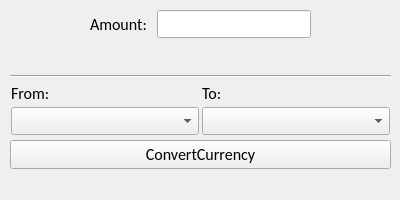
<?xml version="1.0" encoding="UTF-8"?>
<ui version="4.0">
 <class>MainWindow</class>
 <widget class="QMainWindow" name="MainWindow">
  <property name="geometry">
   <rect>
    <x>0</x>
    <y>0</y>
    <width>400</width>
    <height>200</height>
   </rect>
  </property>
  <property name="sizePolicy">
   <sizepolicy hsizetype="Fixed" vsizetype="Fixed">
    <horstretch>0</horstretch>
    <verstretch>0</verstretch>
   </sizepolicy>
  </property>
  <property name="minimumSize">
   <size>
    <width>400</width>
    <height>200</height>
   </size>
  </property>
  <property name="maximumSize">
   <size>
    <width>400</width>
    <height>200</height>
   </size>
  </property>
  <property name="windowTitle">
   <string>CurrencyConverter - pythonexplainedto.me</string>
  </property>
  <widget class="QWidget" name="centralwidget">
   <widget class="QWidget" name="verticalLayoutWidget_2">
    <property name="geometry">
     <rect>
      <x>90</x>
      <y>10</y>
      <width>221</width>
      <height>52</height>
     </rect>
    </property>
    <layout class="QVBoxLayout" name="verticalLayout_2">
     <property name="spacing">
      <number>4</number>
     </property>
     <item>
      <layout class="QHBoxLayout" name="horizontalLayout">
       <property name="spacing">
        <number>10</number>
       </property>
       <item>
        <widget class="QLabel" name="amountLabel">
         <property name="font">
          <font>
           <family>Calibri</family>
           <pointsize>12</pointsize>
          </font>
         </property>
         <property name="text">
          <string>Amount:</string>
         </property>
        </widget>
       </item>
       <item>
        <widget class="QLineEdit" name="amountLine">
         <property name="font">
          <font>
           <family>Calibri</family>
           <pointsize>12</pointsize>
          </font>
         </property>
        </widget>
       </item>
      </layout>
     </item>
     <item>
      <widget class="QLabel" name="resultLabel">
       <property name="font">
        <font>
         <family>Calibri</family>
         <pointsize>12</pointsize>
        </font>
       </property>
       <property name="text">
        <string/>
       </property>
      </widget>
     </item>
    </layout>
   </widget>
   <widget class="QWidget" name="verticalLayoutWidget">
    <property name="geometry">
     <rect>
      <x>10</x>
      <y>70</y>
      <width>381</width>
      <height>104</height>
     </rect>
    </property>
    <layout class="QVBoxLayout" name="verticalLayout">
     <property name="spacing">
      <number>5</number>
     </property>
     <property name="leftMargin">
      <number>0</number>
     </property>
     <property name="topMargin">
      <number>5</number>
     </property>
     <property name="rightMargin">
      <number>0</number>
     </property>
     <property name="bottomMargin">
      <number>5</number>
     </property>
     <item>
      <widget class="Line" name="line">
       <property name="orientation">
        <enum>Qt::Horizontal</enum>
       </property>
      </widget>
     </item>
     <item>
      <layout class="QGridLayout" name="gridLayout">
       <property name="leftMargin">
        <number>1</number>
       </property>
       <property name="rightMargin">
        <number>1</number>
       </property>
       <property name="spacing">
        <number>3</number>
       </property>
       <item row="0" column="0">
        <widget class="QLabel" name="label">
         <property name="font">
          <font>
           <family>Calibri</family>
           <pointsize>12</pointsize>
          </font>
         </property>
         <property name="text">
          <string>From:</string>
         </property>
        </widget>
       </item>
       <item row="0" column="1">
        <widget class="QLabel" name="label_2">
         <property name="font">
          <font>
           <family>Calibri</family>
           <pointsize>12</pointsize>
          </font>
         </property>
         <property name="text">
          <string>To:</string>
         </property>
        </widget>
       </item>
       <item row="1" column="0">
        <widget class="QComboBox" name="fromCurrency">
         <property name="font">
          <font>
           <family>Calibri</family>
           <pointsize>12</pointsize>
          </font>
         </property>
        </widget>
       </item>
       <item row="1" column="1">
        <widget class="QComboBox" name="toCurrency">
         <property name="font">
          <font>
           <family>Calibri</family>
           <pointsize>12</pointsize>
          </font>
         </property>
        </widget>
       </item>
      </layout>
     </item>
     <item>
      <widget class="QPushButton" name="btnConvertCurrency">
       <property name="font">
        <font>
         <family>Calibri</family>
         <pointsize>12</pointsize>
        </font>
       </property>
       <property name="text">
        <string>ConvertCurrency</string>
       </property>
      </widget>
     </item>
     <item>
      <spacer name="verticalSpacer">
       <property name="orientation">
        <enum>Qt::Vertical</enum>
       </property>
       <property name="sizeHint" stdset="0">
        <size>
         <width>20</width>
         <height>40</height>
        </size>
       </property>
      </spacer>
     </item>
    </layout>
   </widget>
   <widget class="QLabel" name="appbg">
    <property name="geometry">
     <rect>
      <x>0</x>
      <y>0</y>
      <width>400</width>
      <height>200</height>
     </rect>
    </property>
    <property name="text">
     <string/>
    </property>
   </widget>
   <zorder>appbg</zorder>
   <zorder>verticalLayoutWidget_2</zorder>
   <zorder>verticalLayoutWidget</zorder>
  </widget>
  <widget class="QStatusBar" name="statusbar">
   <property name="sizeGripEnabled">
    <bool>false</bool>
   </property>
  </widget>
 </widget>
 <resources/>
 <connections/>
</ui>
